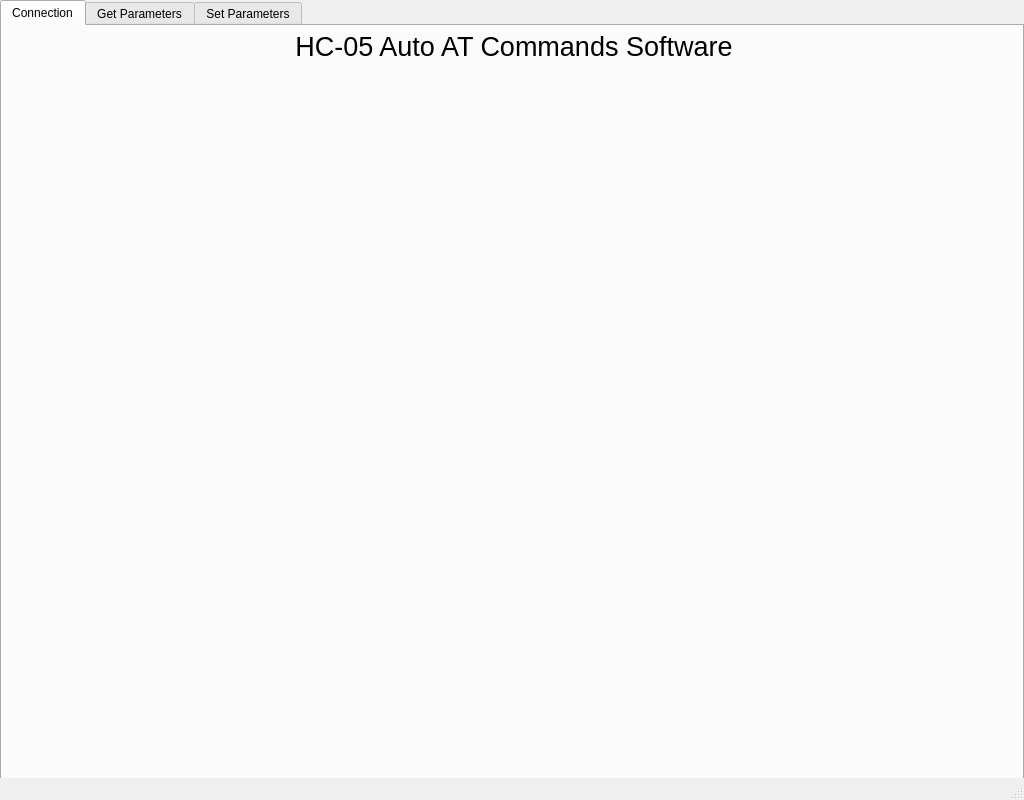
<?xml version="1.0" encoding="UTF-8"?>
<ui version="4.0">
 <class>MainWindow</class>
 <widget class="QMainWindow" name="MainWindow">
  <property name="geometry">
   <rect>
    <x>0</x>
    <y>0</y>
    <width>1024</width>
    <height>800</height>
   </rect>
  </property>
  <property name="windowTitle">
   <string>MainWindow</string>
  </property>
  <widget class="QWidget" name="centralwidget">
   <widget class="QTabWidget" name="Tab">
    <property name="geometry">
     <rect>
      <x>0</x>
      <y>0</y>
      <width>1024</width>
      <height>800</height>
     </rect>
    </property>
    <property name="currentIndex">
     <number>0</number>
    </property>
    <widget class="QWidget" name="Tab_Connection">
     <attribute name="title">
      <string>Connection</string>
     </attribute>
     <widget class="QLabel" name="Label_Title_3">
      <property name="geometry">
       <rect>
        <x>0</x>
        <y>0</y>
        <width>1024</width>
        <height>40</height>
       </rect>
      </property>
      <property name="font">
       <font>
        <pointsize>20</pointsize>
        <weight>50</weight>
        <bold>false</bold>
        <underline>false</underline>
        <strikeout>false</strikeout>
        <kerning>true</kerning>
       </font>
      </property>
      <property name="inputMethodHints">
       <set>Qt::ImhNoTextHandles</set>
      </property>
      <property name="text">
       <string>HC-05 Auto AT Commands Software</string>
      </property>
      <property name="alignment">
       <set>Qt::AlignCenter</set>
      </property>
     </widget>
     <widget class="QLabel" name="Label_Connection_Image">
      <property name="geometry">
       <rect>
        <x>0</x>
        <y>60</y>
        <width>1021</width>
        <height>200</height>
       </rect>
      </property>
      <property name="text">
       <string/>
      </property>
      <property name="pixmap">
       <pixmap>Schematic2.png</pixmap>
      </property>
      <property name="alignment">
       <set>Qt::AlignCenter</set>
      </property>
     </widget>
    </widget>
    <widget class="QWidget" name="Tab_Get_Parameters">
     <attribute name="title">
      <string>Get Parameters</string>
     </attribute>
     <widget class="QWidget" name="gridLayoutWidget">
      <property name="geometry">
       <rect>
        <x>20</x>
        <y>60</y>
        <width>361</width>
        <height>461</height>
       </rect>
      </property>
      <layout class="QGridLayout" name="gridLayout">
       <item row="9" column="1">
        <widget class="QLabel" name="Label_Check_GIAC">
         <property name="text">
          <string/>
         </property>
        </widget>
       </item>
       <item row="5" column="0">
        <widget class="QPushButton" name="Button_Check_Module_Name">
         <property name="text">
          <string>Check Module Name</string>
         </property>
        </widget>
       </item>
       <item row="5" column="1">
        <widget class="QLabel" name="Label_Check_Module_Name">
         <property name="text">
          <string/>
         </property>
        </widget>
       </item>
       <item row="9" column="0">
        <widget class="QPushButton" name="Button_Check_GIAC">
         <property name="text">
          <string>Check GIAC</string>
         </property>
        </widget>
       </item>
       <item row="7" column="0">
        <widget class="QPushButton" name="Button_Check_Module_Mode">
         <property name="text">
          <string>Check Module Mode</string>
         </property>
        </widget>
       </item>
       <item row="10" column="0">
        <widget class="QPushButton" name="Button_Check_Query_Access">
         <property name="text">
          <string>Check Query Access</string>
         </property>
        </widget>
       </item>
       <item row="0" column="0">
        <widget class="QPushButton" name="Button_Send_AT">
         <property name="text">
          <string>Send AT</string>
         </property>
        </widget>
       </item>
       <item row="1" column="0">
        <widget class="QPushButton" name="Button_Reset">
         <property name="text">
          <string>Reset</string>
         </property>
        </widget>
       </item>
       <item row="2" column="0">
        <widget class="QPushButton" name="Button_Version">
         <property name="text">
          <string>Firmware Version</string>
         </property>
        </widget>
       </item>
       <item row="1" column="1">
        <widget class="QLabel" name="Label_Reset">
         <property name="text">
          <string/>
         </property>
        </widget>
       </item>
       <item row="2" column="1">
        <widget class="QLabel" name="Label_Version">
         <property name="text">
          <string/>
         </property>
        </widget>
       </item>
       <item row="3" column="0">
        <widget class="QPushButton" name="Button_Restore_Default">
         <property name="text">
          <string>Restore Default</string>
         </property>
        </widget>
       </item>
       <item row="3" column="1">
        <widget class="QLabel" name="Label_Restore_Default">
         <property name="text">
          <string/>
         </property>
        </widget>
       </item>
       <item row="0" column="1">
        <widget class="QLabel" name="Label_Send_AT">
         <property name="text">
          <string/>
         </property>
        </widget>
       </item>
       <item row="4" column="1">
        <widget class="QLabel" name="Label_Get_Address">
         <property name="text">
          <string/>
         </property>
        </widget>
       </item>
       <item row="8" column="0">
        <widget class="QPushButton" name="Button_Check_Device_Class">
         <property name="text">
          <string>Check Device Class</string>
         </property>
        </widget>
       </item>
       <item row="7" column="1">
        <widget class="QLabel" name="Label_Check_Module_Mode">
         <property name="text">
          <string/>
         </property>
        </widget>
       </item>
       <item row="8" column="1">
        <widget class="QLabel" name="Label_Check_Device_Class">
         <property name="text">
          <string/>
         </property>
        </widget>
       </item>
       <item row="6" column="0">
        <widget class="QPushButton" name="Button_Get_Device_Name">
         <property name="text">
          <string>Get BT Device Name</string>
         </property>
        </widget>
       </item>
       <item row="6" column="1">
        <widget class="QLabel" name="Label_Get_Device_Name">
         <property name="text">
          <string/>
         </property>
        </widget>
       </item>
       <item row="4" column="0">
        <widget class="QPushButton" name="Button_Address">
         <property name="text">
          <string>Get Module Address</string>
         </property>
        </widget>
       </item>
       <item row="13" column="0">
        <widget class="QPushButton" name="Button_Check_Pin_Code">
         <property name="text">
          <string>Check PIN Code</string>
         </property>
        </widget>
       </item>
       <item row="11" column="1">
        <widget class="QLabel" name="Label_Query_P2">
         <property name="text">
          <string>Max Num of Devices:</string>
         </property>
        </widget>
       </item>
       <item row="10" column="1">
        <widget class="QLabel" name="Label_Query_P1">
         <property name="text">
          <string>INQ Mode:</string>
         </property>
        </widget>
       </item>
       <item row="12" column="1">
        <widget class="QLabel" name="Label_Query_P3">
         <property name="text">
          <string>Timeout:</string>
         </property>
        </widget>
       </item>
       <item row="13" column="1">
        <widget class="QLabel" name="Label_Check_Pin_Code">
         <property name="text">
          <string/>
         </property>
        </widget>
       </item>
      </layout>
     </widget>
     <widget class="QLabel" name="Label_Title">
      <property name="geometry">
       <rect>
        <x>0</x>
        <y>0</y>
        <width>1024</width>
        <height>40</height>
       </rect>
      </property>
      <property name="font">
       <font>
        <pointsize>20</pointsize>
        <weight>50</weight>
        <bold>false</bold>
        <underline>false</underline>
        <strikeout>false</strikeout>
        <kerning>true</kerning>
       </font>
      </property>
      <property name="inputMethodHints">
       <set>Qt::ImhNoTextHandles</set>
      </property>
      <property name="text">
       <string>HC-05 Auto AT Commands Software</string>
      </property>
      <property name="alignment">
       <set>Qt::AlignCenter</set>
      </property>
     </widget>
     <widget class="QWidget" name="gridLayoutWidget_2">
      <property name="geometry">
       <rect>
        <x>550</x>
        <y>60</y>
        <width>441</width>
        <height>598</height>
       </rect>
      </property>
      <layout class="QGridLayout" name="gridLayout_2">
       <item row="7" column="1">
        <widget class="QLabel" name="Label_Check_Scan_P1">
         <property name="text">
          <string>Query time interval:</string>
         </property>
        </widget>
       </item>
       <item row="9" column="1">
        <widget class="QLabel" name="Label_Check_Scan_P3">
         <property name="text">
          <string>Paging interval:</string>
         </property>
        </widget>
       </item>
       <item row="6" column="1">
        <widget class="QLabel" name="Label_Check_LED_P2">
         <property name="text">
          <string>PIO9:</string>
         </property>
        </widget>
       </item>
       <item row="1" column="1">
        <widget class="QLabel" name="Label_Serial_P2">
         <property name="text">
          <string>Stop Bits:</string>
         </property>
        </widget>
       </item>
       <item row="7" column="0">
        <widget class="QPushButton" name="Button_Check_Scan_Parameter">
         <property name="text">
          <string>Check Scan Parameter</string>
         </property>
        </widget>
       </item>
       <item row="5" column="1">
        <widget class="QLabel" name="Label_Check_LED_P1">
         <property name="text">
          <string>PIO8:</string>
         </property>
        </widget>
       </item>
       <item row="0" column="1">
        <widget class="QLabel" name="Label_Serial_P1">
         <property name="text">
          <string>Baud Rate:</string>
         </property>
        </widget>
       </item>
       <item row="15" column="1">
        <widget class="QLabel" name="Label_Check_Security_P1">
         <property name="text">
          <string>Secure Mode:</string>
         </property>
        </widget>
       </item>
       <item row="15" column="0">
        <widget class="QPushButton" name="Button_Check_Security_Mode">
         <property name="text">
          <string>Check Security Mode</string>
         </property>
        </widget>
       </item>
       <item row="4" column="1">
        <widget class="QLabel" name="Label_Check_Fixed_Address">
         <property name="text">
          <string/>
         </property>
        </widget>
       </item>
       <item row="3" column="1">
        <widget class="QLabel" name="Label_Check_Connect_Mode">
         <property name="text">
          <string/>
         </property>
        </widget>
       </item>
       <item row="18" column="1">
        <widget class="QLabel" name="Label_Most_Recent_Used_Auth_Device">
         <property name="text">
          <string/>
         </property>
        </widget>
       </item>
       <item row="4" column="0">
        <widget class="QPushButton" name="Button_Check_Fixed_Address">
         <property name="text">
          <string>Check Fixed Address</string>
         </property>
        </widget>
       </item>
       <item row="11" column="0">
        <widget class="QPushButton" name="Button_Check_SHIFF_Parameter">
         <property name="text">
          <string>Check SHIFF Parameter</string>
         </property>
        </widget>
       </item>
       <item row="5" column="0">
        <widget class="QPushButton" name="Button_Check_LED_IO">
         <property name="text">
          <string>Check LED IO</string>
         </property>
        </widget>
       </item>
       <item row="3" column="0">
        <widget class="QPushButton" name="Button_Check_Connect_Mode">
         <property name="text">
          <string>Check Connect Mode</string>
         </property>
        </widget>
       </item>
       <item row="8" column="1">
        <widget class="QLabel" name="Label_Check_Scan_P2">
         <property name="text">
          <string>Query duration:</string>
         </property>
        </widget>
       </item>
       <item row="0" column="0">
        <widget class="QPushButton" name="Button_Check_Serial">
         <property name="text">
          <string>Check Serial Parameters</string>
         </property>
        </widget>
       </item>
       <item row="13" column="1">
        <widget class="QLabel" name="Label_Check_SHIFF_P3">
         <property name="text">
          <string>Retry time:</string>
         </property>
        </widget>
       </item>
       <item row="10" column="1">
        <widget class="QLabel" name="Label_Check_Scan_P4">
         <property name="text">
          <string>Call duration:</string>
         </property>
        </widget>
       </item>
       <item row="16" column="1">
        <widget class="QLabel" name="Label_Check_Security_P2">
         <property name="text">
          <string>HCI ENC Mode:</string>
         </property>
        </widget>
       </item>
       <item row="18" column="0">
        <widget class="QPushButton" name="Button_Recent_Used_Auth_Device">
         <property name="text">
          <string>Most Recently Used Authenticated Device</string>
         </property>
        </widget>
       </item>
       <item row="17" column="0">
        <widget class="QPushButton" name="Button_Get_Auth_Device_Count">
         <property name="text">
          <string>Get Authenticated Device Count</string>
         </property>
        </widget>
       </item>
       <item row="19" column="0">
        <widget class="QPushButton" name="Button_Get_Module_Working_State">
         <property name="text">
          <string>Get module working state</string>
         </property>
        </widget>
       </item>
       <item row="17" column="1">
        <widget class="QLabel" name="Label_Get_Auth_Device_Count">
         <property name="text">
          <string/>
         </property>
        </widget>
       </item>
       <item row="11" column="1">
        <widget class="QLabel" name="Label_Check_SHIFF_P1">
         <property name="text">
          <string>Max time:</string>
         </property>
        </widget>
       </item>
       <item row="2" column="1">
        <widget class="QLabel" name="Label_Serial_P3">
         <property name="text">
          <string>Parity:</string>
         </property>
        </widget>
       </item>
       <item row="12" column="1">
        <widget class="QLabel" name="Label_Check_SHIFF_P2">
         <property name="text">
          <string>Min time:</string>
         </property>
        </widget>
       </item>
       <item row="14" column="1">
        <widget class="QLabel" name="Label_Check_SHIFF_P4">
         <property name="text">
          <string>Time out:</string>
         </property>
        </widget>
       </item>
       <item row="19" column="1">
        <widget class="QLabel" name="Label_Get_Module_Work_State">
         <property name="text">
          <string/>
         </property>
        </widget>
       </item>
      </layout>
     </widget>
    </widget>
    <widget class="QWidget" name="Tab_Set_Parameters">
     <attribute name="title">
      <string>Set Parameters</string>
     </attribute>
     <widget class="QLabel" name="Label_Title2">
      <property name="geometry">
       <rect>
        <x>0</x>
        <y>0</y>
        <width>1024</width>
        <height>40</height>
       </rect>
      </property>
      <property name="font">
       <font>
        <pointsize>20</pointsize>
        <weight>50</weight>
        <bold>false</bold>
        <underline>false</underline>
        <strikeout>false</strikeout>
        <kerning>true</kerning>
       </font>
      </property>
      <property name="inputMethodHints">
       <set>Qt::ImhNoTextHandles</set>
      </property>
      <property name="text">
       <string>HC-05 Auto AT Commands Software</string>
      </property>
      <property name="alignment">
       <set>Qt::AlignCenter</set>
      </property>
     </widget>
     <widget class="QWidget" name="gridLayoutWidget_3">
      <property name="geometry">
       <rect>
        <x>30</x>
        <y>40</y>
        <width>341</width>
        <height>411</height>
       </rect>
      </property>
      <layout class="QGridLayout" name="gridLayout_3">
       <item row="9" column="2">
        <widget class="QLabel" name="Label_Check_GIAC_3">
         <property name="text">
          <string/>
         </property>
        </widget>
       </item>
       <item row="5" column="2">
        <widget class="QLabel" name="Label_Check_Module_Name_3">
         <property name="text">
          <string/>
         </property>
        </widget>
       </item>
       <item row="9" column="0">
        <widget class="QLabel" name="Num21_2">
         <property name="text">
          <string>16</string>
         </property>
        </widget>
       </item>
       <item row="7" column="1">
        <widget class="QPushButton" name="Button_Check_Module_Mode_3">
         <property name="text">
          <string>Check SHIFF Parameter</string>
         </property>
        </widget>
       </item>
       <item row="5" column="0">
        <widget class="QLabel" name="Num17_2">
         <property name="text">
          <string>12</string>
         </property>
        </widget>
       </item>
       <item row="2" column="0">
        <widget class="QLabel" name="Num14_2">
         <property name="text">
          <string>9</string>
         </property>
        </widget>
       </item>
       <item row="3" column="0">
        <widget class="QLabel" name="Num15_2">
         <property name="text">
          <string>10</string>
         </property>
        </widget>
       </item>
       <item row="4" column="0">
        <widget class="QLabel" name="Num16_2">
         <property name="text">
          <string>11</string>
         </property>
        </widget>
       </item>
       <item row="0" column="1">
        <widget class="QPushButton" name="Button_Check_Pin_Code_2">
         <property name="text">
          <string>Set Module Name</string>
         </property>
        </widget>
       </item>
       <item row="1" column="1">
        <widget class="QPushButton" name="Button_Reset_3">
         <property name="text">
          <string>Set Module Mode</string>
         </property>
        </widget>
       </item>
       <item row="2" column="1">
        <widget class="QPushButton" name="Button_Version_3">
         <property name="text">
          <string>Check Connect Mode</string>
         </property>
        </widget>
       </item>
       <item row="1" column="2">
        <widget class="QLabel" name="Label_Reset_3">
         <property name="text">
          <string/>
         </property>
        </widget>
       </item>
       <item row="2" column="2">
        <widget class="QLabel" name="Label_Version_3">
         <property name="text">
          <string/>
         </property>
        </widget>
       </item>
       <item row="3" column="1">
        <widget class="QPushButton" name="Button_Restore_Default_3">
         <property name="text">
          <string>Check Fixed Address</string>
         </property>
        </widget>
       </item>
       <item row="3" column="2">
        <widget class="QLabel" name="Label_Restore_Default_3">
         <property name="text">
          <string/>
         </property>
        </widget>
       </item>
       <item row="0" column="2">
        <widget class="QLabel" name="Label_Send_AT_3">
         <property name="text">
          <string/>
         </property>
        </widget>
       </item>
       <item row="4" column="2">
        <widget class="QLabel" name="Label_Get_Address_3">
         <property name="text">
          <string/>
         </property>
        </widget>
       </item>
       <item row="0" column="0">
        <widget class="QLabel" name="Num12_2">
         <property name="text">
          <string>6</string>
         </property>
        </widget>
       </item>
       <item row="8" column="1">
        <widget class="QPushButton" name="Button_Check_Device_Class_3">
         <property name="text">
          <string>Check Security Mode</string>
         </property>
        </widget>
       </item>
       <item row="7" column="0">
        <widget class="QLabel" name="Num19_2">
         <property name="text">
          <string>14</string>
         </property>
        </widget>
       </item>
       <item row="6" column="0">
        <widget class="QLabel" name="Num18_2">
         <property name="text">
          <string>13</string>
         </property>
        </widget>
       </item>
       <item row="7" column="2">
        <widget class="QLabel" name="Label_Check_Module_Mode_3">
         <property name="text">
          <string/>
         </property>
        </widget>
       </item>
       <item row="8" column="2">
        <widget class="QLabel" name="Label_Check_Device_Class_3">
         <property name="text">
          <string/>
         </property>
        </widget>
       </item>
       <item row="8" column="0">
        <widget class="QLabel" name="Num20_2">
         <property name="text">
          <string>15</string>
         </property>
        </widget>
       </item>
       <item row="6" column="1">
        <widget class="QPushButton" name="Button_Get_Device_Name_3">
         <property name="text">
          <string>Check Scan Parameter</string>
         </property>
        </widget>
       </item>
       <item row="6" column="2">
        <widget class="QLabel" name="Label_Get_Device_Name_3">
         <property name="text">
          <string/>
         </property>
        </widget>
       </item>
       <item row="1" column="0">
        <widget class="QLabel" name="Num13_2">
         <property name="text">
          <string>8</string>
         </property>
        </widget>
       </item>
       <item row="4" column="1">
        <widget class="QPushButton" name="Button_Address_3">
         <property name="text">
          <string>Check LED IO</string>
         </property>
        </widget>
       </item>
       <item row="10" column="0">
        <widget class="QLabel" name="Num22_2">
         <property name="text">
          <string>17</string>
         </property>
        </widget>
       </item>
       <item row="10" column="2">
        <widget class="QLabel" name="Label_Check_Query_Access_3">
         <property name="text">
          <string/>
         </property>
        </widget>
       </item>
      </layout>
     </widget>
     <widget class="QWidget" name="gridLayoutWidget_4">
      <property name="geometry">
       <rect>
        <x>400</x>
        <y>40</y>
        <width>341</width>
        <height>411</height>
       </rect>
      </property>
      <layout class="QGridLayout" name="gridLayout_4">
       <item row="8" column="1">
        <widget class="QPushButton" name="Button_Check_Device_Class_4">
         <property name="text">
          <string>Check Security Mode</string>
         </property>
        </widget>
       </item>
       <item row="7" column="2">
        <widget class="QLabel" name="Label_Check_Module_Mode_4">
         <property name="text">
          <string/>
         </property>
        </widget>
       </item>
       <item row="6" column="0">
        <widget class="QLabel" name="Num18_3">
         <property name="text">
          <string>28</string>
         </property>
        </widget>
       </item>
       <item row="7" column="0">
        <widget class="QLabel" name="Num19_3">
         <property name="text">
          <string>29</string>
         </property>
        </widget>
       </item>
       <item row="6" column="1">
        <widget class="QPushButton" name="Button_Get_Device_Name_4">
         <property name="text">
          <string>Check Scan Parameter</string>
         </property>
        </widget>
       </item>
       <item row="8" column="2">
        <widget class="QLabel" name="Label_Check_Device_Class_4">
         <property name="text">
          <string/>
         </property>
        </widget>
       </item>
       <item row="6" column="2">
        <widget class="QLabel" name="Label_Get_Device_Name_4">
         <property name="text">
          <string/>
         </property>
        </widget>
       </item>
       <item row="1" column="0">
        <widget class="QLabel" name="Num13_3">
         <property name="text">
          <string>19</string>
         </property>
        </widget>
       </item>
       <item row="8" column="0">
        <widget class="QLabel" name="Num20_3">
         <property name="text">
          <string>30</string>
         </property>
        </widget>
       </item>
       <item row="10" column="0">
        <widget class="QLabel" name="Num22_3">
         <property name="text">
          <string>32</string>
         </property>
        </widget>
       </item>
       <item row="4" column="1">
        <widget class="QPushButton" name="Button_Address_4">
         <property name="text">
          <string>Check LED IO</string>
         </property>
        </widget>
       </item>
       <item row="4" column="0">
        <widget class="QLabel" name="Num16_3">
         <property name="text">
          <string>22</string>
         </property>
        </widget>
       </item>
       <item row="5" column="0">
        <widget class="QLabel" name="Num17_3">
         <property name="text">
          <string>27</string>
         </property>
        </widget>
       </item>
       <item row="3" column="0">
        <widget class="QLabel" name="Num15_3">
         <property name="text">
          <string>21</string>
         </property>
        </widget>
       </item>
       <item row="2" column="0">
        <widget class="QLabel" name="Num14_3">
         <property name="text">
          <string>20</string>
         </property>
        </widget>
       </item>
       <item row="0" column="1">
        <widget class="QPushButton" name="Button_Check_Pin_Code_3">
         <property name="text">
          <string>Set Module Name</string>
         </property>
        </widget>
       </item>
       <item row="2" column="1">
        <widget class="QPushButton" name="Button_Version_4">
         <property name="text">
          <string>Check Connect Mode</string>
         </property>
        </widget>
       </item>
       <item row="3" column="1">
        <widget class="QPushButton" name="Button_Restore_Default_4">
         <property name="text">
          <string>Check Fixed Address</string>
         </property>
        </widget>
       </item>
       <item row="2" column="2">
        <widget class="QLabel" name="Label_Version_4">
         <property name="text">
          <string/>
         </property>
        </widget>
       </item>
       <item row="1" column="2">
        <widget class="QLabel" name="Label_Reset_4">
         <property name="text">
          <string/>
         </property>
        </widget>
       </item>
       <item row="1" column="1">
        <widget class="QPushButton" name="Button_Reset_4">
         <property name="text">
          <string>Set Module Mode</string>
         </property>
        </widget>
       </item>
       <item row="0" column="2">
        <widget class="QLabel" name="Label_Send_AT_4">
         <property name="text">
          <string/>
         </property>
        </widget>
       </item>
       <item row="4" column="2">
        <widget class="QLabel" name="Label_Get_Address_4">
         <property name="text">
          <string/>
         </property>
        </widget>
       </item>
       <item row="3" column="2">
        <widget class="QLabel" name="Label_Restore_Default_4">
         <property name="text">
          <string/>
         </property>
        </widget>
       </item>
       <item row="0" column="0">
        <widget class="QLabel" name="Num12_3">
         <property name="text">
          <string>18</string>
         </property>
        </widget>
       </item>
       <item row="9" column="2">
        <widget class="QLabel" name="Label_Check_GIAC_4">
         <property name="text">
          <string/>
         </property>
        </widget>
       </item>
       <item row="5" column="2">
        <widget class="QLabel" name="Label_Check_Module_Name_4">
         <property name="text">
          <string/>
         </property>
        </widget>
       </item>
       <item row="9" column="0">
        <widget class="QLabel" name="Num21_3">
         <property name="text">
          <string>31</string>
         </property>
        </widget>
       </item>
       <item row="7" column="1">
        <widget class="QPushButton" name="Button_Check_Module_Mode_4">
         <property name="text">
          <string>Check SHIFF Parameter</string>
         </property>
        </widget>
       </item>
       <item row="10" column="2">
        <widget class="QLabel" name="Label_Check_Query_Access_4">
         <property name="text">
          <string/>
         </property>
        </widget>
       </item>
       <item row="11" column="0">
        <widget class="QLabel" name="label">
         <property name="text">
          <string>33</string>
         </property>
        </widget>
       </item>
      </layout>
     </widget>
    </widget>
   </widget>
  </widget>
  <widget class="QMenuBar" name="menubar">
   <property name="geometry">
    <rect>
     <x>0</x>
     <y>0</y>
     <width>1024</width>
     <height>26</height>
    </rect>
   </property>
  </widget>
  <widget class="QStatusBar" name="statusbar"/>
 </widget>
 <resources/>
 <connections/>
</ui>
